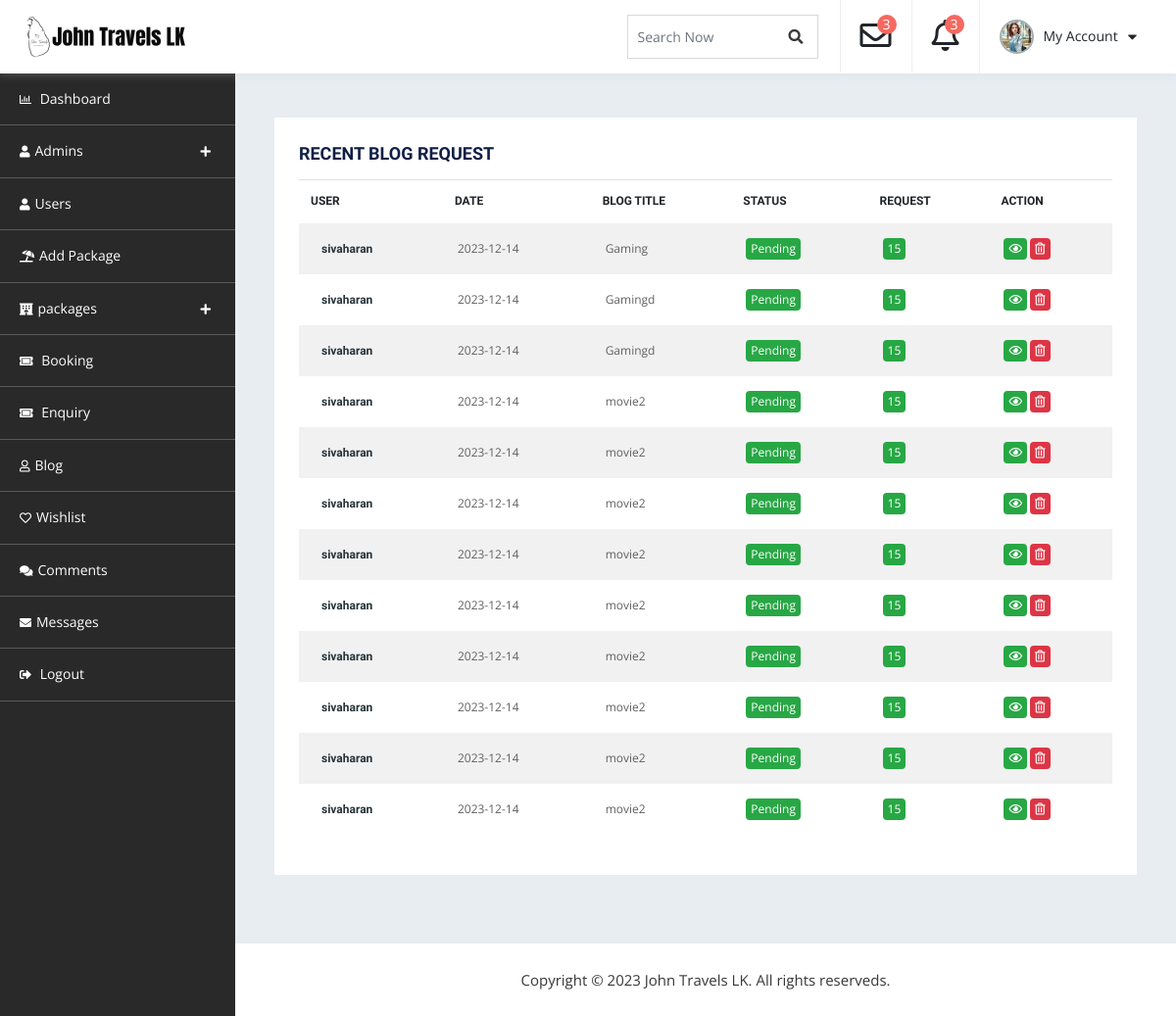
/admin_dashboard/db-blog.php, run on the app's committed database.
### tables this page shows
CREATE TABLE `blog` (
  `Blog_Id` int(11) NOT NULL,
  `Customer_Id` int(11) NOT NULL,
  `Blog_title` varchar(255) NOT NULL,
  `Blog_content1` varchar(255) NOT NULL,
  `Blog_content2` varchar(255) NOT NULL,
  `Highlighted` varchar(255) NOT NULL,
  `Blog_img` varchar(255) NOT NULL,
  `Create_at` date NOT NULL DEFAULT current_timestamp(),
  `Status` varchar(50) NOT NULL DEFAULT 'Pending'
);

CREATE TABLE `customer_more_details` (
  `Customer_Id` int(11) NOT NULL,
  `First_name` varchar(255) NOT NULL,
  `Last_name` varchar(255) NOT NULL,
  `Mobile_number` int(11) NOT NULL,
  `NIC` varchar(12) NOT NULL,
  `City` varchar(255) NOT NULL,
  `Country` varchar(255) NOT NULL,
  `district` varchar(255) NOT NULL,
  `Address` varchar(255) NOT NULL,
  `Dob` date NOT NULL,
  `About` varchar(255) NOT NULL,
  `Image` varchar(256) NOT NULL
);

### admin_dashboard/db-blog.php (the view, shortened to what this page needs)
<!doctype html>
<html lang="en">
   <head>
      <link rel="stylesheet" href="assets/css/bootstrap.min.css" media="all">
      <link rel="stylesheet" type="text/css" href="assets/css/all.min.css">
      <link rel="stylesheet" type="text/css" href="style.css">
</head>
<body>
    <div id="container-wrapper">
        <div id="dashboard" class="dashboard-container">
            <div class="dashboard-header sticky-header">
                <div class="content-left  logo-section pull-left">
                    <h1><a href="../index.php"><img src="assets/images/logo.png" alt=""></a></h1>
                </div>
                <div class="heaer-content-right pull-right">
                    <div class="search-field">
                        <form>
                            <div class="form-group">
                                <input type="text" class="form-control" id="search" placeholder="Search Now">
                                <a href="#"><span class="search_btn"><i class="fa fa-search" aria-hidden="true"></i></span></a>
                            </div>
                        </form>
                    </div>
                    <div class="dropdown">
                        <a class="dropdown-toggle" id="notifyDropdown" data-toggle="dropdown" aria-haspopup="true" aria-expanded="false">
                            <div class="dropdown-item">
                                <i class="far fa-envelope"></i>
                                <span class="notify">3</span>
                            </div>
                        </a>
                    </div>
                    <div class="dropdown">
                        <a class="dropdown-toggle" data-toggle="dropdown">
                            <div class="dropdown-item">
                                <i class="far fa-bell"></i>
                                <span class="notify">3</span>
                            </div>
                        </a>
                    </div>
                    <div class="dropdown">
                        <a class="dropdown-toggle" data-toggle="dropdown">
                            <div class="dropdown-item profile-sec">
                                <img src="assets/images/comment.jpg" alt="">
                                <span>My Account </span>
                                <i class="fas fa-caret-down"></i>
                            </div>
                        </a>
                    </div>
                </div>
            </div>
            <div class="dashboard-navigation">
                <div id="dashboard-Navigation" class="slick-nav"></div>
                <div id="navigation" class="navigation-container">
                    <ul>
                        <li><a href="dashboard.php"><i class="far fa-chart-bar"></i> Dashboard</a></li>
                        <li><a><i class="fas fa-user"></i>Admins</a>
                        </li>
                        <li><a href="user.php"><i class="fas fa-user"></i>Users</a>
                        </li>
                        <li><a href="db-add-package.php"><i class="fas fa-umbrella-beach"></i>Add Package</a></li>
                        <li>
                            <a><i class="fas fa-hotel"></i></i>packages</a>
                        </li>
                        <li><a href="db-booking.php"><i class="fas fa-ticket-alt"></i> Booking</a></li>
                        <li><a href="db-enquiry.php"><i class="fas fa-ticket-alt"></i> Enquiry</a></li>
                        <li><a href="db-blog.php"><i class="far fa-user"></i>Blog</a></li>
                        <li><a href="db-wishlist.php"><i class="far fa-heart"></i>Wishlist</a></li>
                        <li><a href="db-comment.php"><i class="fas fa-comments"></i>Comments</a></li>
						<li><a href="db-messages.php"><i class="fas fa-envelope"></i>Messages</a></li>
                        <li><a href="login.php"><i class="fas fa-sign-out-alt"></i> Logout</a></li>
                    </ul>
                </div>
            </div>
            <div class="db-info-wrap db-booking">
                <div class="dashboard-box table-opp-color-box">
                    <h4>Recent Blog Request</h4>
                    <div class="table-responsive">
                        <table class="table">
                            <thead>
                                <tr>
                                    <th>User</th>
                                    <th>Date</th>
                                    <th>Blog title</th>
                                    <th>status</th>
                                    <th>Request</th>
                                    <th>action</th>
                                </tr>
                            </thead>
                            <tbody>
                                <?php
                                include "db-connection.php";
                                 $sql= "SELECT blog.*, customer_more_details.First_name, customer_more_details.Last_name, customer_more_details.Image
                                 FROM blog
                                 JOIN customer_more_details ON blog.Customer_Id = customer_more_details.Customer_Id WHERE blog.Status='pending'";
                                $result = mysqli_query($conn, $sql);
                                while ($row = mysqli_fetch_assoc($result)) {
                                    $Customer=$row['First_name'];
                                    $Blog_title=$row['Blog_title'];
                                    $Status=$row['Status'];
                                    $date=$row['Create_at'];
                                ?>
                                <tr>
                                    <td>
                                        </span><span class="list-enq-name"> <?php echo"$Customer";?>  </span>
                                    </td>
                                    <td><?php echo"$date";?> </td>
                                    <td><?php echo"$Blog_title";?> </td>
                                    <td><span class="badge badge-success"><?php echo"$Status";?> </span></td>
                                    <td>
                                        <span class="badge badge-success">15</span>
                                    </td>
                                    <td>
                                        <a href="A-view-blog.php?Customer_Id=<?php echo $row['Customer_Id']; ?>"><span class="badge badge-success"><i class="far fa-eye"></i></span></a>
                                        <a href="A-blog-delete.php?id=<?php echo $row['Customer_Id']; ?>"><span class="badge badge-danger"><i class="far fa-trash-alt"></i></span></a>
                                    </td>
                                </tr>
                                <?php }?>
                            </tbody>
                        </table>
                    </div>
                </div>
            </div>
            <div class="copyrights">
               Copyright © 2023 John Travels LK. All rights reserveds.
            </div>
        </div>
    </div>
</body>
</html>

### data on the page
blog: Customer_Id.First_name "sivaharan", Create_at "2023-12-14", Blog_title "Gaming", Status "Pending"
blog: Customer_Id.First_name "sivaharan", Create_at "2023-12-14", Blog_title "Gamingd", Status "Pending"
blog: Customer_Id.First_name "sivaharan", Create_at "2023-12-14", Blog_title "Gamingd", Status "Pending"
blog: Customer_Id.First_name "sivaharan", Create_at "2023-12-14", Blog_title "movie2", Status "Pending"
blog: Customer_Id.First_name "sivaharan", Create_at "2023-12-14", Blog_title "movie2", Status "Pending"
blog: Customer_Id.First_name "sivaharan", Create_at "2023-12-14", Blog_title "movie2", Status "Pending"
blog: Customer_Id.First_name "sivaharan", Create_at "2023-12-14", Blog_title "movie2", Status "Pending"
blog: Customer_Id.First_name "sivaharan", Create_at "2023-12-14", Blog_title "movie2", Status "Pending"
blog: Customer_Id.First_name "sivaharan", Create_at "2023-12-14", Blog_title "movie2", Status "Pending"
blog: Customer_Id.First_name "sivaharan", Create_at "2023-12-14", Blog_title "movie2", Status "Pending"
blog: Customer_Id.First_name "sivaharan", Create_at "2023-12-14", Blog_title "movie2", Status "Pending"
blog: Customer_Id.First_name "sivaharan", Create_at "2023-12-14", Blog_title "movie2", Status "Pending"
